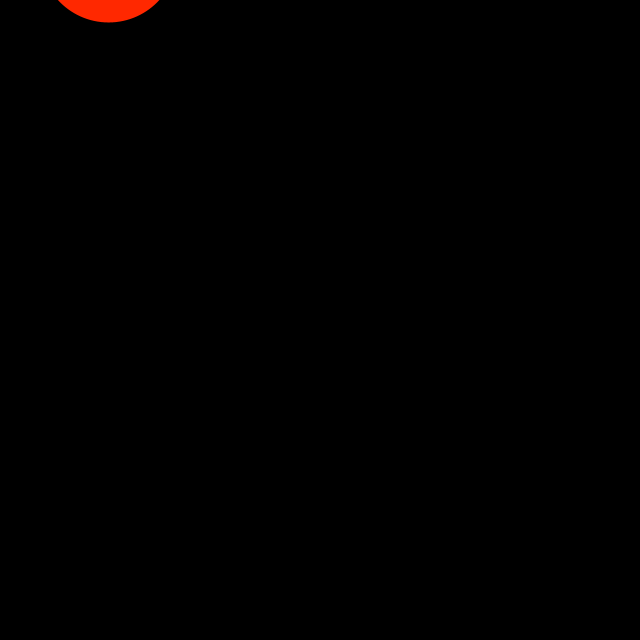
Frame 1 (no input)
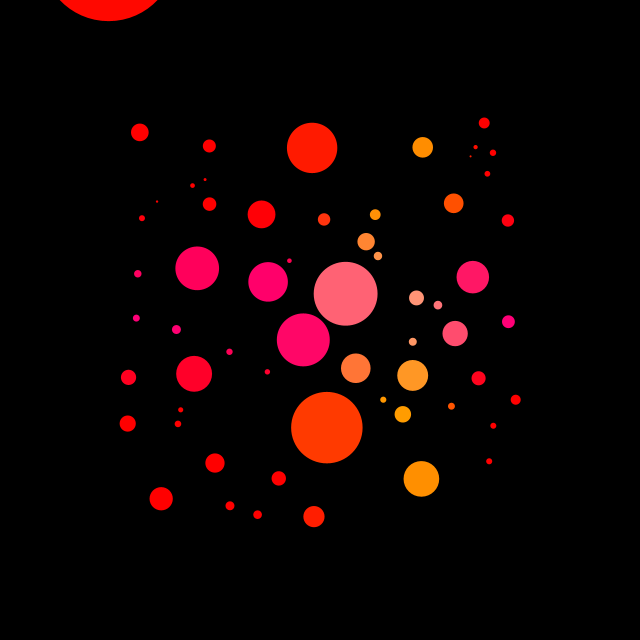
Frame 60 (the mouse pressed at the canvas centre just before this capture)
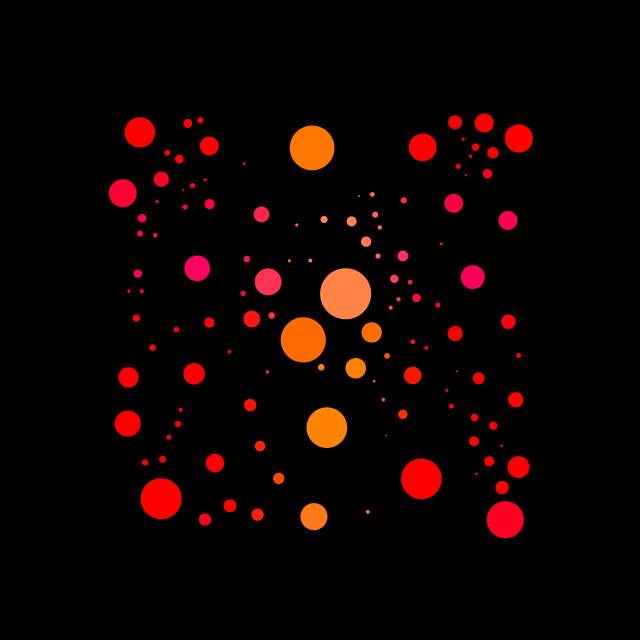
Frame 120 (the mouse held since frame 60 and released just before this capture)

The Processing sketch that drew these frames (run headless with seeded random() and noise(); from frame 60 on, the mouse is pressed at the canvas centre):

// Processing sketch: processing_176444
// ── processing_176444.pde

ArrayList<Circle> circles = new ArrayList<Circle>();

int num = 200;

int min = 5;
int max = 150;

/* Our object */
Circle c = new Circle(new PVector(random(width/2-num, width/2+num), random(height/2-num, height/2+num)), (int)random(min, max));

void setup() {
  size(640, 640);
  noStroke();
  circles.add(c);
}

void draw() {
  background(0);
  for(int i = 0; i < circles.size(); i++){
      Circle c = (Circle) circles.get(i);
      c.draw();
  }
  PVector newLoc = new PVector(random(width/2-num, width/2+num), random(height/2-num, height/2+num));
  int newD = (int) random(min, max);
  while (detectAnyCollision (circles, newLoc, newD)) {
    /* If the values do interect make new values. */
    newLoc = new PVector(random(width/2-num, width/2+num), random(height/2-num, height/2+num));
    newD = (int) random(min, max);
  }
  /* Once we have our values that do not intersect, add a circle. */
  if(circles.size() < 500){
    c = new Circle(newLoc, newD);
    circles.add(c);
  }

  /* You can add an "if" statement to prevent the simulation going on forever */
}

static boolean detectAnyCollision(ArrayList<Circle> circles, PVector newLoc, int newR) {
  for (Circle c : circles) {
    if (c.detectCollision(newLoc, newR)) {
      return true;
    }
  }
  return false;
}


class Circle {
  PVector loc;
  int d;

  Circle(PVector loc, int d) {
    this.loc = loc;
    this.d = d;
  } 

  void draw() {
    float r = dist(loc.x, loc.y, width/2, height/2);
    float g = sin(radians(loc.x+frameCount)) * map(loc.x, 0, width, 0, 255);
    float b = cos(radians(loc.y+frameCount)) * map(loc.y, 0, height, 0, 255);
    fill(255, g, b);
    float angle = sin(radians(r+frameCount)) * d/3;
    //if (r < num) {
      ellipse(loc.x, loc.y, d/1.5+angle, d/1.5+angle);
    //}
  }

  boolean detectCollision(PVector newLoc, int newD) {
    /* 
     We must divide d + newD because they are both diameters. We want to find what both radius's values are added on. 
     However without it gives the balls a cool forcefeild type gap.
     */
    return dist(loc.x, loc.y, newLoc.x, newLoc.y) < ((d + newD)/2);
  }
}
